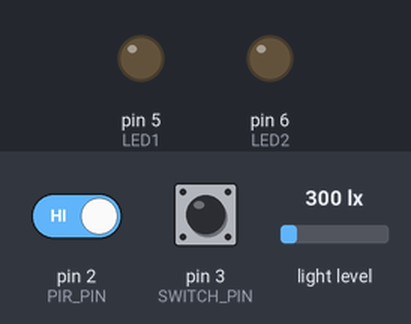
The sketch below on a simulated Arduino Uno, built with avr-gcc and run on an emulated ATmega328P. On the bench: output pins drawn as LEDs (lit = HIGH). The test bench sets the inputs (shaded band); at power-on: pin 3 (SWITCH_PIN) HIGH, pin 2 (PIR_PIN) HIGH, light level 300 lx. What the sketch prints to the serial monitor is not drawn.

Above: at 1.2 s.
1.3 s: pin 3 (SWITCH_PIN) pulled LOW for 0.15 s
At 1.37 s:
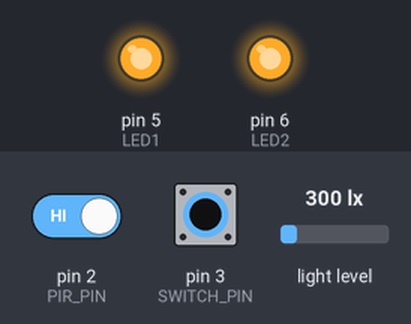
2.9 s: pin 3 (SWITCH_PIN) pulled LOW for 3.2 s
At 7.1 s:
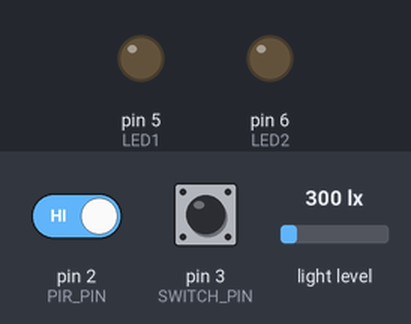
Timing chart, 0 to 8.6 s (numbered marks = the images above; inputs shaded):
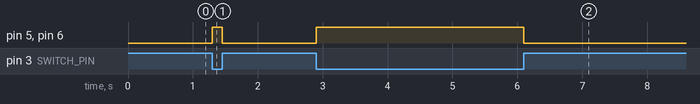

Measured:
- after the input at 1.3 s, pin 5 (LED1), pin 6 (LED2): LOW → HIGH at once, → LOW 0.15 s later
- after the input at 2.9 s, pin 5 (LED1), pin 6 (LED2): LOW → HIGH at once, → LOW 3.2 s later

The sketch:

Task4.1Interrupts.ino
```cpp
#include <Wire.h>
#include <BH1750.h>

BH1750 lightMeter;

#define PIR_PIN 2
#define SWITCH_PIN 3
#define LED1 5
#define LED2 6

volatile bool motionFlag = false;
volatile bool switchChanged = false;

bool switchState = HIGH;   // INPUT_PULLUP → default HIGH
float lux = 0;
float threshold = 100;

// interrupt: motion detected
void PIR_ISR() {
  motionFlag = true;
}

// interrupt: switch toggled
void SWITCH_ISR() {
  switchChanged = true;
}

// handle manual switch (priority)
void handleSwitch() {
  if (switchChanged) {
    switchState = digitalRead(SWITCH_PIN);
    switchChanged = false;
    if (switchState == LOW) {
      Serial.println("MANUAL MODE: Switch activated → Lights ON");
    }
  }

  // LOW = ON (because pull-up)
  if (switchState == LOW) {
    turnOnLights();
  }
}


void turnOnLights() {
  digitalWrite(LED1, HIGH);
  digitalWrite(LED2, HIGH);
}

void turnOffLights() {
  digitalWrite(LED1, LOW);
  digitalWrite(LED2, LOW);
}

// handle automatic mode
void handleAutoMode() {
  if (switchState == HIGH) { // only when switch OFF

    lux = lightMeter.readLightLevel();

    if (lux < 0) {
      Serial.println("Error: BH1750 value < 0");
      return;
    }

    if (motionFlag && lux < threshold) {
      turnOnLights();
      Serial.println("Motion Detected + environment is Dark → Lights ON for 3 seconds");
      delay(3000);
    } else {
      if (motionFlag) {
        Serial.println("Motion Detected but environment is Bright → Lights OFF");
      }
      turnOffLights();
    }

    motionFlag = false;
  }
}

void setup() {
  Serial.begin(9600);

  pinMode(PIR_PIN, INPUT);
  pinMode(SWITCH_PIN, INPUT_PULLUP);
  pinMode(LED1, OUTPUT);
  pinMode(LED2, OUTPUT);

  Wire.begin();
  lightMeter.begin();

  attachInterrupt(digitalPinToInterrupt(PIR_PIN), PIR_ISR, RISING);
  attachInterrupt(digitalPinToInterrupt(SWITCH_PIN), SWITCH_ISR, CHANGE);
}

void loop() {
  handleSwitch();
  handleAutoMode();
}
```
